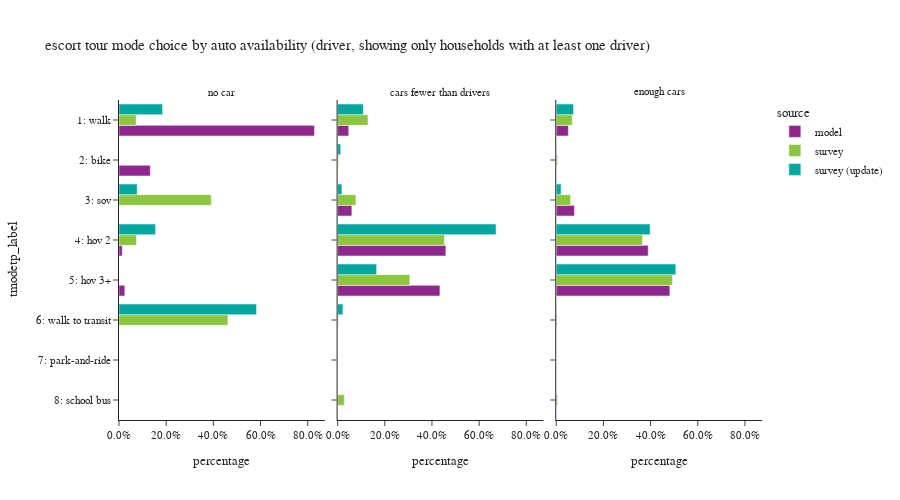

Notebook code cell kept with this figure:
### Code cell
plot_mode_choice(es_tour.loc[es_tour['auto_available_driver'] != "no dirver"], "auto_available_driver",
                 {"auto_available_driver": ["no car", "cars fewer than drivers", "enough cars"],
                  "tmodetp_label": ["1: walk", "2: bike", "3: sov", "4: hov 2", "5: hov 3+", "6: walk to transit",
                                    "7: park-and-ride", "8: school bus", "9: other–survey only"]},
                 "auto availability (driver, showing only households with at least one driver)", 3, 500, 900)

### Figure 1 — Plotly figure (JSON) as saved in the notebook; plotly's stock layout.template omitted (floating-point values rounded to 4 significant figures)
{"data": [{"alignmentgroup": "True", "customdata": [[22481], [3602], [373], [672]], "hovertemplate": "source=model<br>auto_available_driver=no car<br>percentage=%{x}<br>tmodetp_label=%{y}<br>sample count=%{customdata[0]}<extra></extra>", "legendgroup": "model", "marker": {"color": "#91268F", "pattern": {"shape": ""}}, "name": "model", "offsetgroup": "model", "orientation": "h", "showlegend": true, "textposition": "auto", "type": "bar", "x": [0.8287, 0.1328, 0.01375, 0.02477], "xaxis": "x", "y": ["1: walk", "2: bike", "4: hov 2", "5: hov 3+"], "yaxis": "y"}, {"alignmentgroup": "True", "customdata": [[11009], [2], [14119], [107261], [101385]], "hovertemplate": "source=model<br>auto_available_driver=cars fewer than drivers<br>percentage=%{x}<br>tmodetp_label=%{y}<br>sample count=%{customdata[0]}<extra></extra>", "legendgroup": "model", "marker": {"color": "#91268F", "pattern": {"shape": ""}}, "name": "model", "offsetgroup": "model", "orientation": "h", "showlegend": false, "textposition": "auto", "type": "bar", "x": [0.04709, 8.555e-06, 0.0604, 0.4588, 0.4337], "xaxis": "x2", "y": ["1: walk", "2: bike", "3: sov", "4: hov 2", "5: hov 3+"], "yaxis": "y2"}, {"alignmentgroup": "True", "customdata": [[21975], [7], [33001], [166957], [206234]], "hovertemplate": "source=model<br>auto_available_driver=enough cars<br>percentage=%{x}<br>tmodetp_label=%{y}<br>sample count=%{customdata[0]}<extra></extra>", "legendgroup": "model", "marker": {"color": "#91268F", "pattern": {"shape": ""}}, "name": "model", "offsetgroup": "model", "orientation": "h", "showlegend": false, "textposition": "auto", "type": "bar", "x": [0.05132, 1.635e-05, 0.07707, 0.3899, 0.4817], "xaxis": "x3", "y": ["1: walk", "2: bike", "3: sov", "4: hov 2", "5: hov 3+"], "yaxis": "y3"}, {"alignmentgroup": "True", "customdata": [[5], [1], [1], [4]], "hovertemplate": "source=survey<br>auto_available_driver=no car<br>percentage=%{x}<br>tmodetp_label=%{y}<br>sample count=%{customdata[0]}<extra></extra>", "legendgroup": "survey", "marker": {"color": "#8CC63E", "pattern": {"shape": ""}}, "name": "survey", "offsetgroup": "survey", "orientation": "h", "showlegend": true, "textposition": "auto", "type": "bar", "x": [0.07271, 0.3911, 0.07453, 0.4616], "xaxis": "x", "y": ["1: walk", "3: sov", "4: hov 2", "6: walk to transit"], "yaxis": "y"}, {"alignmentgroup": "True", "customdata": [[42], [9], [18], [102], [64], [4], [2]], "hovertemplate": "source=survey<br>auto_available_driver=cars fewer than drivers<br>percentage=%{x}<br>tmodetp_label=%{y}<br>sample count=%{customdata[0]}<extra></extra>", "legendgroup": "survey", "marker": {"color": "#8CC63E", "pattern": {"shape": ""}}, "name": "survey", "offsetgroup": "survey", "orientation": "h", "showlegend": false, "textposition": "auto", "type": "bar", "x": [0.1287, 0.003209, 0.07755, 0.4532, 0.3061, 0.002705, 0.02854], "xaxis": "x2", "y": ["1: walk", "2: bike", "3: sov", "4: hov 2", "5: hov 3+", "6: walk to transit", "8: school bus"], "yaxis": "y2"}, {"alignmentgroup": "True", "customdata": [[40], [5], [31], [207], [202], [5], [4]], "hovertemplate": "source=survey<br>auto_available_driver=enough cars<br>percentage=%{x}<br>tmodetp_label=%{y}<br>sample count=%{customdata[0]}<extra></extra>", "legendgroup": "survey", "marker": {"color": "#8CC63E", "pattern": {"shape": ""}}, "name": "survey", "offsetgroup": "survey", "orientation": "h", "showlegend": false, "textposition": "auto", "type": "bar", "x": [0.06795, 0.004817, 0.06073, 0.3654, 0.4926, 0.0034, 0.005088], "xaxis": "x3", "y": ["1: walk", "2: bike", "3: sov", "4: hov 2", "5: hov 3+", "6: walk to transit", "8: school bus"], "yaxis": "y3"}, {"alignmentgroup": "True", "customdata": [[4], [1], [1], [4]], "hovertemplate": "source=survey (update)<br>auto_available_driver=no car<br>percentage=%{x}<br>tmodetp_label=%{y}<br>sample count=%{customdata[0]}<extra></extra>", "legendgroup": "survey (update)", "marker": {"color": "#00A7A0", "pattern": {"shape": ""}}, "name": "survey (update)", "offsetgroup": "survey (update)", "orientation": "h", "showlegend": true, "textposition": "auto", "type": "bar", "x": [0.1846, 0.07694, 0.1552, 0.5832], "xaxis": "x", "y": ["1: walk", "3: sov", "4: hov 2", "6: walk to transit"], "yaxis": "y"}, {"alignmentgroup": "True", "customdata": [[39], [7], [13], [101], [55], [2]], "hovertemplate": "source=survey (update)<br>auto_available_driver=cars fewer than drivers<br>percentage=%{x}<br>tmodetp_label=%{y}<br>sample count=%{customdata[0]}<extra></extra>", "legendgroup": "survey (update)", "marker": {"color": "#00A7A0", "pattern": {"shape": ""}}, "name": "survey (update)", "offsetgroup": "survey (update)", "orientation": "h", "showlegend": false, "textposition": "auto", "type": "bar", "x": [0.1091, 0.01313, 0.01814, 0.6718, 0.1654, 0.0224], "xaxis": "x2", "y": ["1: walk", "2: bike", "3: sov", "4: hov 2", "5: hov 3+", "6: walk to transit"], "yaxis": "y2"}, {"alignmentgroup": "True", "customdata": [[37], [4], [15], [190], [174], [4]], "hovertemplate": "source=survey (update)<br>auto_available_driver=enough cars<br>percentage=%{x}<br>tmodetp_label=%{y}<br>sample count=%{customdata[0]}<extra></extra>", "legendgroup": "survey (update)", "marker": {"color": "#00A7A0", "pattern": {"shape": ""}}, "name": "survey (update)", "offsetgroup": "survey (update)", "orientation": "h", "showlegend": false, "textposition": "auto", "type": "bar", "x": [0.07336, 0.0003836, 0.02066, 0.3979, 0.5069, 0.0008038], "xaxis": "x3", "y": ["1: walk", "2: bike", "3: sov", "4: hov 2", "5: hov 3+", "6: walk to transit"], "yaxis": "y3"}], "layout": {"annotations": [{"font": {}, "showarrow": false, "text": "no car", "x": 0.16, "xanchor": "center", "xref": "paper", "y": 1.0, "yanchor": "bottom", "yref": "paper"}, {"font": {}, "showarrow": false, "text": "cars fewer than drivers", "x": 0.5, "xanchor": "center", "xref": "paper", "y": 1.0, "yanchor": "bottom", "yref": "paper"}, {"font": {}, "showarrow": false, "text": "enough cars", "x": 0.84, "xanchor": "center", "xref": "paper", "y": 1.0, "yanchor": "bottom", "yref": "paper"}], "barmode": "group", "height": 500, "legend": {"title": {"text": "source"}, "tracegroupgap": 0}, "title": {"text": "escort tour mode choice by auto availability (driver, showing only households with at least one driver)"}, "width": 900, "xaxis": {"anchor": "y", "domain": [0.0, 0.32], "tickformat": ".1%", "title": {"text": "percentage"}}, "xaxis2": {"anchor": "y2", "domain": [0.34, 0.66], "matches": "x", "tickformat": ".1%", "title": {"text": "percentage"}}, "xaxis3": {"anchor": "y3", "domain": [0.68, 1.0], "matches": "x", "tickformat": ".1%", "title": {"text": "percentage"}}, "yaxis": {"anchor": "x", "categoryarray": ["9: other–survey only", "8: school bus", "7: park-and-ride", "6: walk to transit", "5: hov 3+", "4: hov 2", "3: sov", "2: bike", "1: walk"], "categoryorder": "array", "domain": [0.0, 1.0], "title": {"text": "tmodetp_label"}}, "yaxis2": {"anchor": "x2", "domain": [0.0, 1.0], "matches": "y", "showticklabels": false}, "yaxis3": {"anchor": "x3", "domain": [0.0, 1.0], "matches": "y", "showticklabels": false}}}
